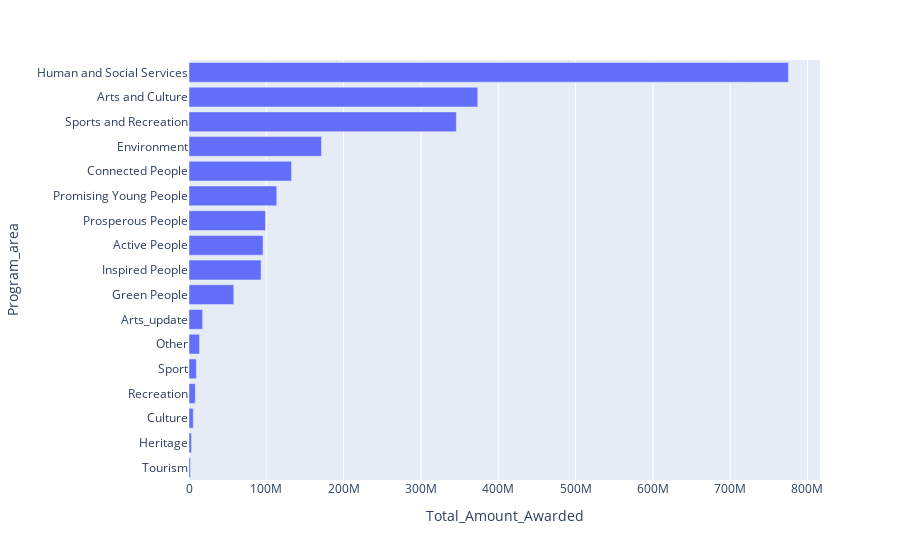

Notebook cell for this chart:
### Code cell
## Total grants by program area
df_total_grants = df[['Amount_awarded','Program_area_update']]
df_total_grants_agg = df_total_grants.groupby('Program_area_update').agg(Total_Amount_Awarded = 
                                                                      ('Amount_awarded', 'sum')).reset_index()
df_total_grants_agg.columns = ['Program_area', 'Total_Amount_Awarded']
df_total_grants_agg = df_total_grants_agg.sort_values("Total_Amount_Awarded", ascending=True).reset_index()
fig = px.bar(df_total_grants_agg, x="Total_Amount_Awarded", y="Program_area", orientation='h')
fig.show()

### Figure 1 — Plotly figure (JSON) as saved in the notebook; plotly's stock layout.template omitted (floating-point values rounded to 4 significant figures)
{"data": [{"alignmentgroup": "True", "hoverlabel": {"namelength": 0}, "hovertemplate": "Total_Amount_Awarded=%{x}<br>Program_area=%{y}", "legendgroup": "", "marker": {"color": "#636efa"}, "name": "", "offsetgroup": "", "orientation": "h", "showlegend": false, "textposition": "auto", "type": "bar", "x": [1940000, 3225300, 5537600, 8149000, 9532700, 13644400, 17634700, 57924900, 93238600, 95828400, 98910300, 113551400, 132655600, 171337900, 345842870, 373541130, 775404621], "xaxis": "x", "y": ["Tourism", "Heritage", "Culture", "Recreation", "Sport", "Other", "Arts_update", "Green People", "Inspired People", "Active People", "Prosperous People", "Promising Young People", "Connected People", "Environment", "Sports and Recreation", "Arts and Culture", "Human and Social Services"], "yaxis": "y"}], "layout": {"barmode": "relative", "legend": {"tracegroupgap": 0}, "margin": {"t": 60}, "xaxis": {"anchor": "y", "domain": [0, 1], "title": {"text": "Total_Amount_Awarded"}}, "yaxis": {"anchor": "x", "domain": [0, 1], "title": {"text": "Program_area"}}}}
